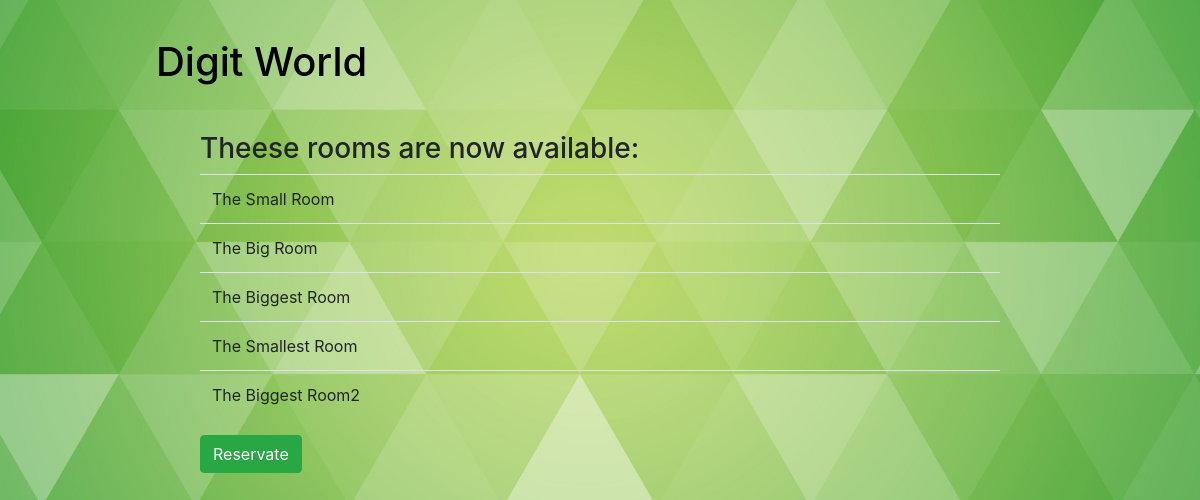
Before: /reservations/room_availability/ (signed in) with the older database file.
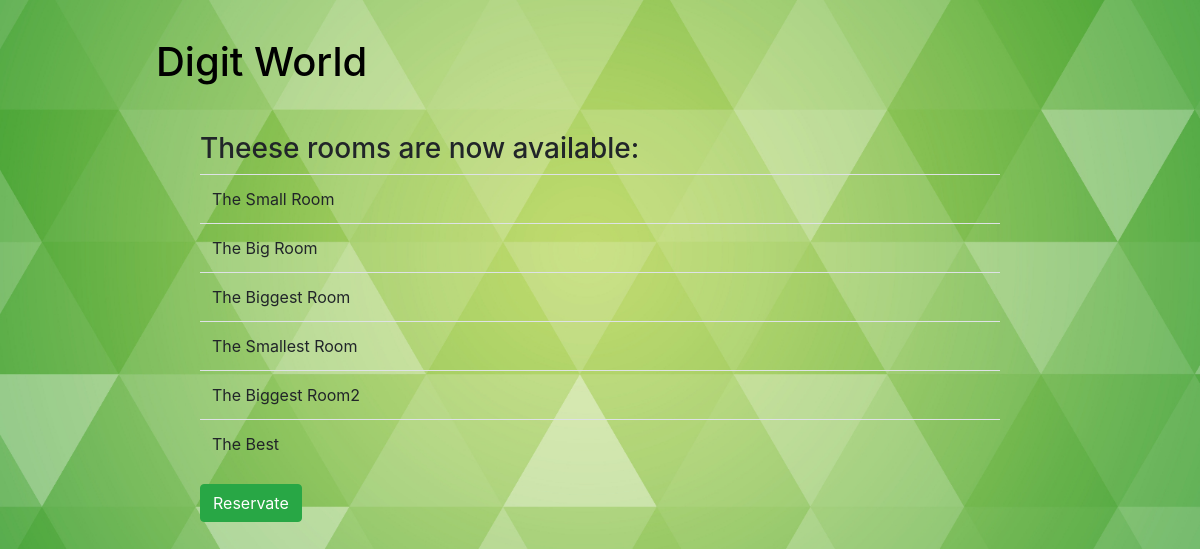
After: the same page with the newer database file.
### reservations/models.py (models this page shows, shortened)
class Rooms(models.Model):
    title = models.CharField('Title', max_length=200)
    class Meta:
        verbose_name = "Room"
        verbose_name_plural = "Rooms"

### reservations/views.py (the view)
# urls.py: path('room_availability/', views.room_availability,
@login_required(login_url='/reservations/')
def room_availability(request):
    all_rooms = Rooms.objects.all()
    all_rooms_list = []
    rooms_all = Reservations.objects.all()
    datetime_now = datetime.now()
    for room in rooms_all:
        check_time = datetime.strptime(
            str(room.date) + " " + str(room.time_from), "%Y-%m-%d %H:%M:%S")
        check_time_to = datetime.strptime(
            str(room.date) + " " + str(room.time_to), "%Y-%m-%d %H:%M:%S")
        if check_time < datetime_now and check_time_to < datetime_now:
            Reservations.objects.filter(id=room.id).update(status='d')
    for r in all_rooms:
        all_rooms_list.append(r.title)
    datetime_now = datetime.now().date()
    rooms = Reservations.objects.filter(date=datetime_now).all()
    time_now = datetime.now().time()
    for booked in rooms:
        if time_in_range(booked.time_from, booked.time_to, time_now):
            all_rooms_list.remove(booked.room_id.title)
    context = {
        'available_rooms': all_rooms_list,
    }
    return render(request, 'rooms_avaiable.html', context=context)

### reservations/views.py (called while the page is built)
def time_in_range(start, end, x):
    if start <= end:
        return start <= x <= end
    else:
        return start <= x or x <= end

### reservations/templates/rooms_avaiable.html
{% extends "base.html" %}
{% block content %}
<h3>Theese rooms are now available:</h3>
<div class="visits-list">
   <table class="table">
      {%if available_rooms%}
      {%for room in available_rooms%}
      <tr>
         <td scope="col">{{room}}</td>
      </tr>
      {%endfor%}
   </table>
   <a class="btn btn-success" style="color:white!important;"
      href="{%url 'select_room'%}">Reservate</a>
   {%else%}
   <p>There are no rooms.</p>
</div>
{% endif %}
{% endblock %}

Changed rows visible on the page:
added Rooms: available_rooms "The Best"
